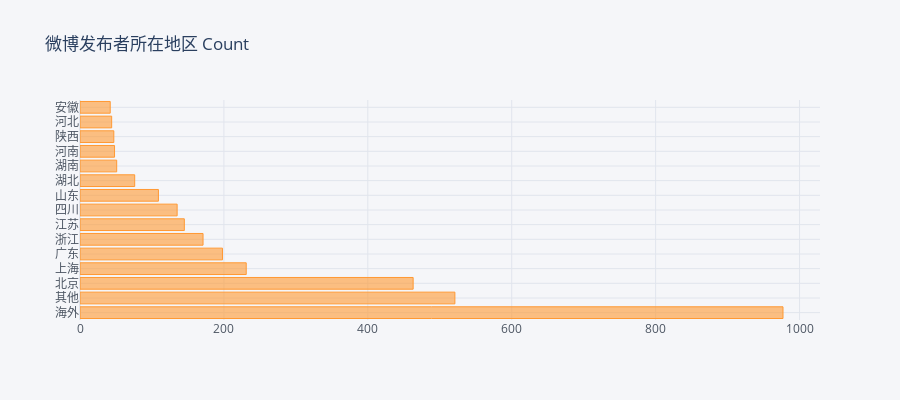

The notebook cell this image was saved under:
### Code cell
fig = df.发布者地区.value_counts().iloc[:15].iplot(kind='barh', asFigure=True)
fig.update_layout(height=400, title='微博发布者所在地区 Count')

### Figure 1 — Plotly figure (JSON) as saved in the notebook; plotly's stock layout.template omitted (floating-point values rounded to 4 significant figures)
{"data": [{"marker": {"color": "rgba(255, 153, 51, 0.6)", "line": {"color": "rgba(255, 153, 51, 1.0)", "width": 1}}, "name": "发布者地区", "orientation": "h", "text": "", "type": "bar", "x": [977, 521, 463, 231, 198, 171, 145, 135, 109, 76, 51, 48, 47, 44, 42], "y": ["海外", "其他", "北京", "上海", "广东", "浙江", "江苏", "四川", "山东", "湖北", "湖南", "河南", "陕西", "河北", "安徽"]}], "layout": {"height": 400, "legend": {"bgcolor": "#F5F6F9", "font": {"color": "#4D5663"}}, "paper_bgcolor": "#F5F6F9", "plot_bgcolor": "#F5F6F9", "title": {"text": "微博发布者所在地区 Count"}, "xaxis": {"gridcolor": "#E1E5ED", "showgrid": true, "tickfont": {"color": "#4D5663"}, "title": {"font": {"color": "#4D5663"}, "text": ""}, "zerolinecolor": "#E1E5ED"}, "yaxis": {"gridcolor": "#E1E5ED", "showgrid": true, "tickfont": {"color": "#4D5663"}, "title": {"font": {"color": "#4D5663"}, "text": ""}, "zerolinecolor": "#E1E5ED"}}}
